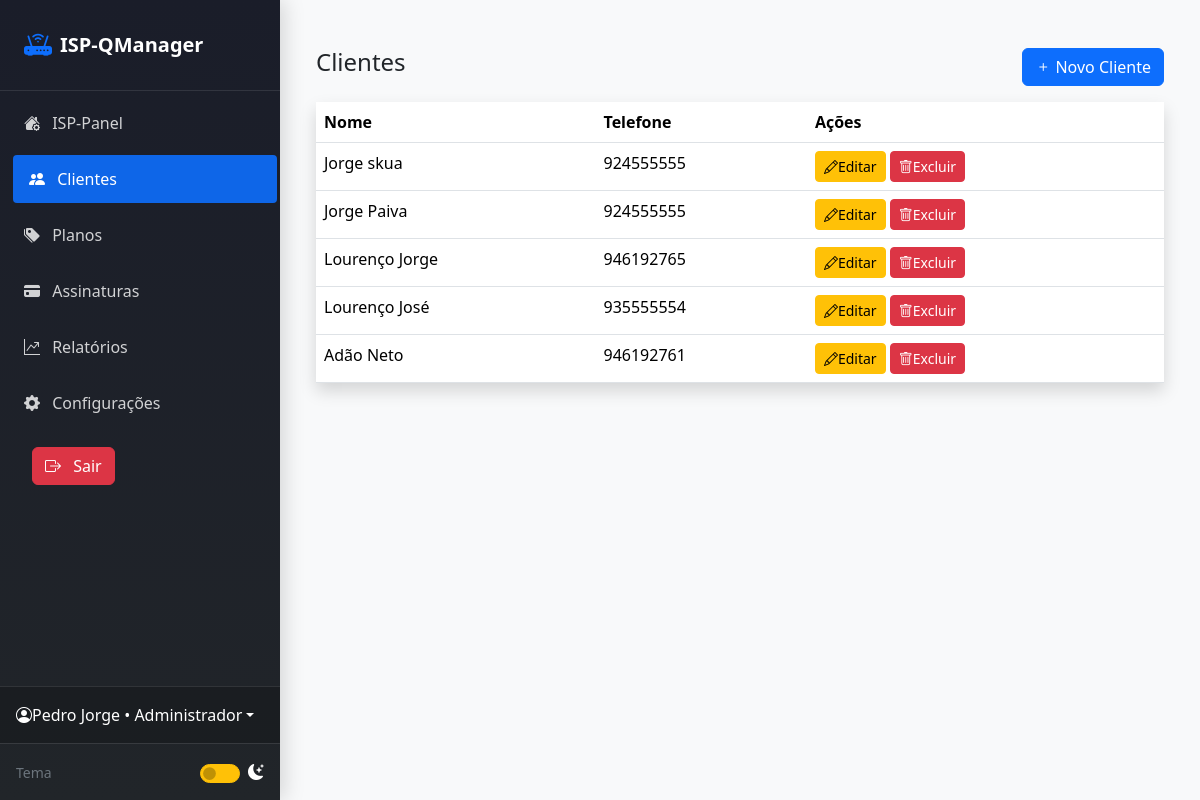
The page /clients/index.php (signed in) on the database its author committed.
### tables this page shows
CREATE TABLE `users` (
  `user_id` int(11) NOT NULL,
  `primeiro_nome` varchar(45) DEFAULT NULL,
  `ultimo_nome` varchar(45) DEFAULT NULL,
  `email` varchar(100) DEFAULT NULL,
  `password` varchar(255) DEFAULT NULL,
  `is_adm` tinyint(4) DEFAULT '0'
);

CREATE TABLE `client` (
  `client_id` int(11) NOT NULL,
  `primeiro_nome` varchar(45) DEFAULT NULL,
  `ultimo_nome` varchar(45) DEFAULT NULL,
  `telefone` varchar(20) DEFAULT NULL,
  `email` varchar(100) DEFAULT NULL,
  `password` varchar(255) DEFAULT NULL,
  `municipio` varchar(100) DEFAULT NULL,
  `status` enum('ativo','suspenso') DEFAULT 'ativo'
);

### layout/sessao.php (called while the page is built, shortened)
<?php
include "../config/database.php";
$id = $_SESSION['user']['user_id'];
$sessao = $qmanager->prepare("SELECT primeiro_nome, ultimo_nome, email, is_adm FROM users WHERE user_id = ?");
$sessao->bind_param("i", $id);
$sessao->execute();
$result = $sessao->get_result();
$user = $result->fetch_assoc();
$nome = $user['primeiro_nome'] . ' ' . $user['ultimo_nome'];
$role = ($user['is_adm'] == 1) ? 'Administrador' : 'Usuário';

### clients/index.php (the view, shortened to what this page needs)
<?php
include "../layout/header.php";
$result = $qmanager->query("SELECT * FROM client");
?>
<div class="d-flex justify-content-between mb-3">
  <h4>Clientes</h4>
  <a href="create.php" class="btn btn-primary">
    <i class="bi bi-plus"></i> Novo Cliente
  </a>
</div>
<table class="table table-hover shadow bg-white">
<tr>
<th>Nome</th><th>Telefone</th><th>Ações</th>
</tr>
<?php while($c = $result->fetch_assoc()): ?>
<tr>
<td><?= $c['primeiro_nome']." ".$c['ultimo_nome'] ?></td>
<td><?= $c['telefone'] ?></td>
<td>
<a href="edit.php?id=<?= $c['client_id'] ?>" class="btn btn-sm btn-warning"> <i class="bi bi-pencil"></i>Editar</a>
<a href="delete.php?id=<?= $c['client_id'] ?>" class="btn btn-sm btn-danger"
onclick="return confirm('Excluir cliente?')"> <i class="bi bi-trash"></i>Excluir</a>
</td>
</tr>
<?php endwhile; ?>
</table>
<?php include "../layout/footer.php"; ?>

### layout/navbar.php (shortened to what this page needs)
<?php
include "../config/database.php";
$current_page = basename($_SERVER['PHP_SELF'], '.php');
$current_dir = basename(dirname($_SERVER['PHP_SELF']));
include "sessao.php";
?>
<!DOCTYPE html>
<html lang="pt-BR" data-bs-theme="light">
<head>
    <link href="https://cdn.jsdelivr.net/npm/bootstrap@5.3.2/dist/css/bootstrap.min.css" rel="stylesheet">
    <link rel="stylesheet" href="https://cdn.jsdelivr.net/npm/bootstrap-icons@1.11.1/font/bootstrap-icons.css">
</head>
<body>
<div class="dashboard-wrapper">
    <nav class="sidebar" id="sidebar">
        <div class="sidebar-brand">
            <a href="../dashboard/index.php" class="d-flex align-items-center text-white text-decoration-none">
                <i class="bi bi-router-fill text-primary fs-3 me-2"></i>
                <span class="fs-5 fw-bold">ISP-QManager</span>
            </a>
        </div>
        <ul class="nav nav-pills flex-column">
            <li class="nav-item">
                <a href="../dashboard/index.php" class="nav-link <?php echo ($current_page == 'index' && $current_dir == 'dashboard') ? 'active' : ''; ?>">
                <i class="bi bi-house-gear-fill"></i>
                    <span class="ms-2">ISP-Panel</span>
                </a>
            </li>
            <li class="nav-item">
                <a href="../clients/index.php" class="nav-link <?php echo ($current_dir == 'clients') ? 'active' : ''; ?>">
                    <i class="bi bi-people-fill"></i>
                    <span class="ms-2">Clientes</span>
                </a>
            </li>
            <li class="nav-item">
                <a href="../plans/index.php" class="nav-link <?php echo ($current_dir == 'plans') ? 'active' : ''; ?>">
                    <i class="bi bi-tags-fill"></i>
                    <span class="ms-2">Planos</span>
                </a>
            </li>
            <li class="nav-item">
                <a href="../subscriptions/index.php" class="nav-link <?php echo ($current_dir == 'subscriptions') ? 'active' : ''; ?>">
                    <i class="bi bi-credit-card-fill"></i>
                    <span class="ms-2">Assinaturas</span>
                </a>
            </li>
            <li class="nav-item">
                <a href="../reports/index.php" class="nav-link <?php echo ($current_dir == 'reports') ? 'active' : ''; ?>">
                    <i class="bi bi-graph-up-arrow"></i>
                    <span class="ms-2">Relatórios</span>
                </a>
            </li>
            <li class="nav-item">
                <a href="../configuracoes/index.php" class="nav-link <?php echo ($current_dir == 'settings') ? 'active' : ''; ?>">
                    <i class="bi bi-gear-fill"></i>
                    <span class="ms-2">Configurações</span>
                </a>
            </li>
            <li class="nav-item">
                <a href="../auth/logout.php" class="nav-link <?php echo ($current_dir == 'support') ? 'active' : ''; ?>">
                    <span class="ms-2 btn btn-danger" > <i class="bi bi-box-arrow-right me-2"></i> Sair</span>
                </a>
            </li>
        </ul>
        <div class="user-section">
            <div class="dropdown">
                <a href="perfil.php" class="d-flex align-items-center text-white text-decoration-none dropdown-toggle" data-bs-toggle="dropdown">
                <i class="bi bi-person-circle">  </i>
                     <span>
                     <?=   $nome ?> • <?= ucfirst($role) ?>
                </span>
                </a>
            </div>
        </div>
        <div class="theme-toggle-wrapper">
            <div class="d-flex align-items-center justify-content-between text-white">
                <small class="text-secondary">Tema</small>
                <div class="form-check form-switch m-0">
                    <input class="form-check-input bg-warning border-warning" type="checkbox" id="themeToggle" style="width: 2.5em; height: 1.2em;">
                    <label class="form-check-label ms-2" for="themeToggle">
                        <i class="bi bi-moon-stars-fill text-white" id="themeIcon"></i>
                    </label>
                </div>
            </div>
        </div>
    </nav>
    <main class="main-content">
        <div class="content-area">

### layout/navbar.php (style rules this page uses)
:root { --sidebar-width: 280px; --sidebar-collapsed: 80px; --transition-base: all 0.3s ease-in-out; }
html, body { height: 100%; margin: 0; padding: 0; overflow-x: hidden; }
.dashboard-wrapper { display: flex; min-height: 100vh; width: 100%; }
.sidebar { width: var(--sidebar-width); min-height: 100vh; position: fixed; top: 0; left: 0; z-index: 1040; background: linear-gradient(180deg, #1a1d29 0%, #212529 100%); transition: var(--transition-base); display: flex; flex-direction: column; box-shadow: 4px 0 20px rgba(0,0,0,0.15); }
.main-content { flex: 1; margin-left: var(--sidebar-width); min-height: 100vh; background-color: #f8f9fa; transition: var(--transition-base); display: flex; flex-direction: column; }
.content-area { flex: 1; padding: 1.5rem; }
.sidebar .nav { flex: 1; overflow-y: auto; padding: 0.5rem; }
.sidebar .nav-link { border-radius: 4px; margin-bottom: 0.5rem; padding: 0.75rem 1rem; color: rgba(255,255,255,0.8) !important; transition: var(--transition-base); font-weight: 500; }
.sidebar .nav-link:hover, .sidebar .nav-link.active { background: rgba(13, 110, 253, 0.9); color: #fff !important; transform: translateX(5px); }
.sidebar .nav-link i { width: 24px; text-align: center; }
.sidebar-brand { padding: 1.5rem; border-bottom: 1px solid rgba(255,255,255,0.1); }
.user-section { padding: 1rem; border-top: 1px solid rgba(255,255,255,0.1); background: rgba(0,0,0,0.2); }
.theme-toggle-wrapper { padding: 1rem; border-top: 1px solid rgba(255,255,255,0.1); }

### rows shown on the page
users: nome "Pedro Jorge", is_adm "Administrador"
client: primeiro_nome "Jorge", ultimo_nome "skua", telefone "924555555"
client: primeiro_nome "Jorge", ultimo_nome "Paiva", telefone "924555555"
client: primeiro_nome "Lourenço", ultimo_nome "Jorge", telefone "946192765"
client: primeiro_nome "Lourenço", ultimo_nome "José", telefone "935555554"
client: primeiro_nome "Adão", ultimo_nome "Neto", telefone "946192761"
